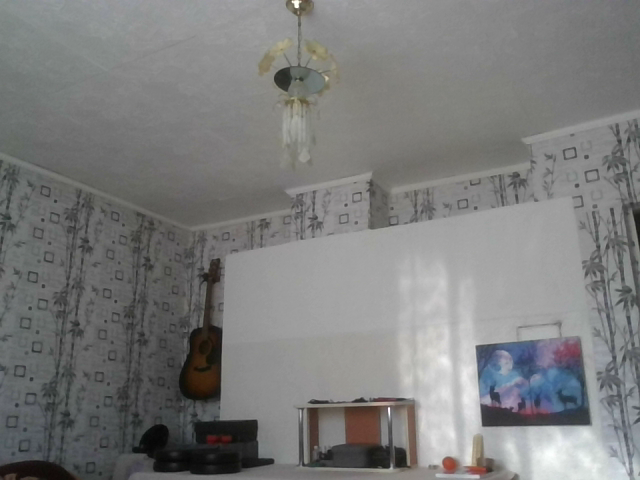
#> input picture image_processing/files/img_1.png, 640 x 480 px, given in place of img_1.jpg, which was not available
$ python 11_fourier.py
#> lines starting #> are read from the running program, lines starting #| are printed output that depends on the picture; pictures that were not available may be replaced by others from this repository, and a replacement may not be noted
import cv2
import numpy as np
import matplotlib.pyplot as plt

img = cv2.imread('image_processing_examples/files/fourier/img_1.jpg', cv2.IMREAD_GRAYSCALE)
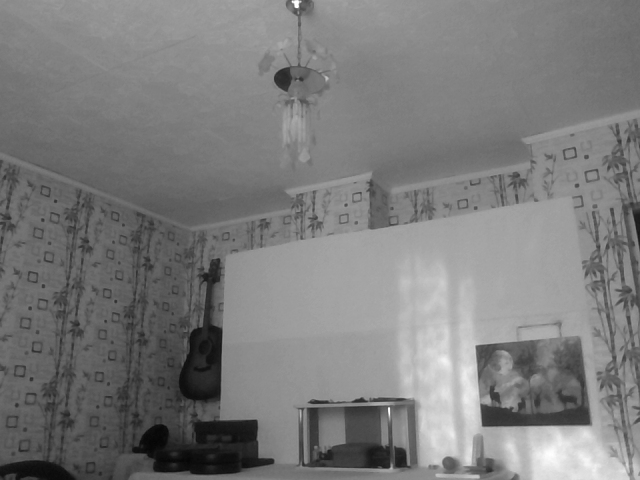
#> img: shape (480, 640); min 6, max 255, mean 123.6
if img is None:
    raise ValueError("Could not open or find the image!")

# 2. Optimizing the size of the image for DFT (Discrete Fourier Transform)
rows, cols = img.shape
#> rows = 480; cols = 640
nrows = cv2.getOptimalDFTSize(rows)
#> nrows = 480
ncols = cv2.getOptimalDFTSize(cols)
#> ncols = 640
right = ncols - cols
#> right = 0
bottom = nrows - rows
#> bottom = 0
nimg = cv2.copyMakeBorder(img, 0, bottom, 0, right, cv2.BORDER_CONSTANT, value=0)

# 3. DFT calculation
dft = cv2.dft(np.float32(nimg), flags=cv2.DFT_COMPLEX_OUTPUT)

# 4. Shift the zero-frequency component to the center of the spectrum
dft_shift = np.fft.fftshift(dft)

# 5. Calculate the magnitude spectrum
magnitude_spectrum = cv2.magnitude(dft_shift[:, :, 0], dft_shift[:, :, 1])

# 6. Scale the magnitude spectrum for better visualization
magnitude_spectrum = 20 * np.log(magnitude_spectrum + 1)
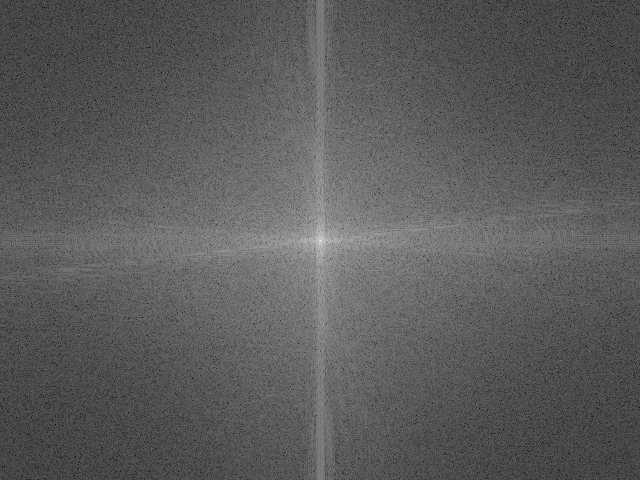
#> magnitude_spectrum: shape (480, 640) float32; min 22.68, max 349, mean 139.8; drawn with min black and max white

# 7. Display the original image and the magnitude spectrum
plt.subplot(221), plt.imshow(img, cmap='gray')
plt.title('Original Image'), plt.xticks([]), plt.yticks([])
plt.subplot(222), plt.imshow(magnitude_spectrum, cmap='gray')
plt.title('Magnitude Spectrum'), plt.xticks([]), plt.yticks([])

# 8. Display the phase spectrum
mask = np.zeros((nrows, ncols, 2), np.uint8)
offset = 100
mask[rows//2 - offset:rows//2 + offset, cols//2 - offset:cols//2 + offset] = 1
dft_shift_mask = dft_shift * mask

# 9. Calculate the magnitude spectrum
magnitude_spectrum = cv2.magnitude(dft_shift_mask[:, :, 0], dft_shift_mask[:, :, 1])

# 10. Scale the magnitude spectrum for better visualization
magnitude_spectrum = 20 * np.log(magnitude_spectrum + 1)
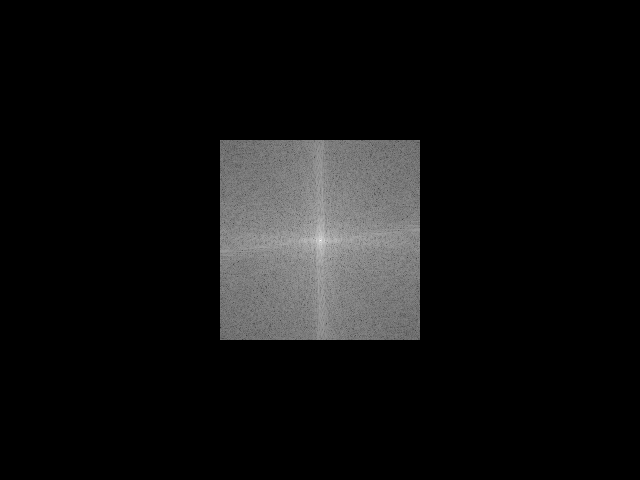
#> magnitude_spectrum: shape (480, 640) float32; min 0, max 349, mean 23.1; drawn with min black and max white

plt.subplot(224), plt.imshow(magnitude_spectrum, cmap='gray')
plt.title('Low Pass Filtered Magnitude Spectrum'), plt.xticks([]), plt.yticks([])

dft_ishift = np.fft.ifftshift(dft_shift_mask)
img_back_lp = cv2.idft(dft_ishift)
img_back_lp = cv2.magnitude(img_back_lp[:, :, 0], img_back_lp[:, :, 1])

plt.subplot(223), plt.imshow(img_back_lp, cmap='gray')
plt.title('Low Pass Filtered Image'), plt.xticks([]), plt.yticks([])

plt.show()
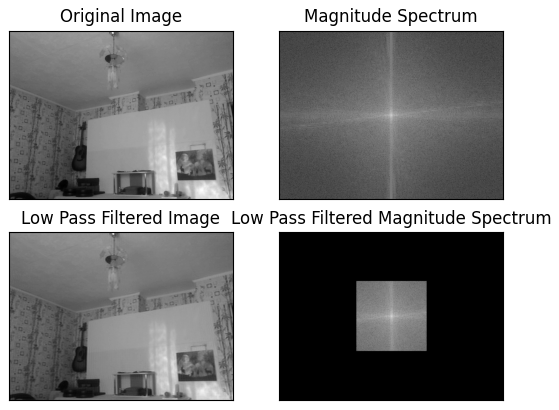
#> figure drawn by matplotlib, 4 panels

$ run again, with image_processing/files/img_2.png copied over image_processing/files/img_1.png
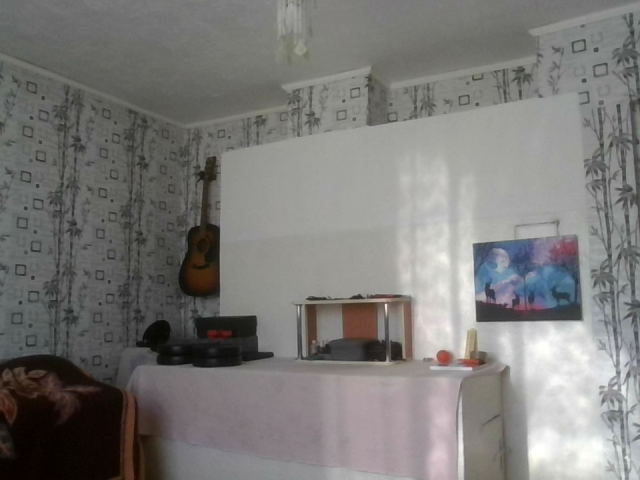
#> input picture image_processing/files/img_2.png, 640 x 480 px, given in place of img_1.jpg, which was not available
#> `magnitude_spectrum = 20 * np.log(magnitude_spectrum + 1)`:
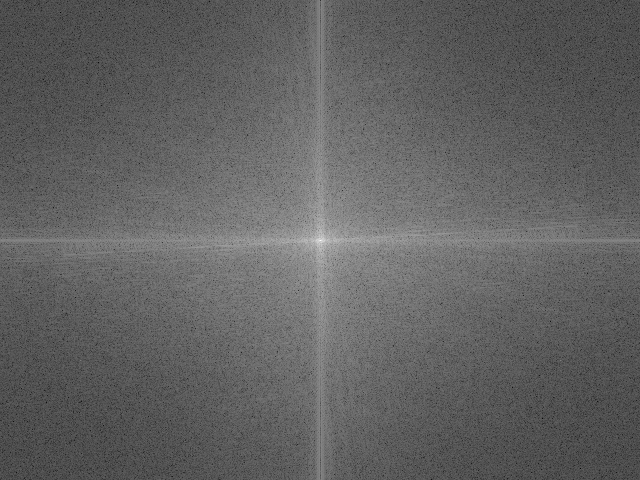
#> magnitude_spectrum: shape (480, 640) float32; min 10.93, max 348.7, mean 140.5; drawn with min black and max white
#> `plt.show()`:
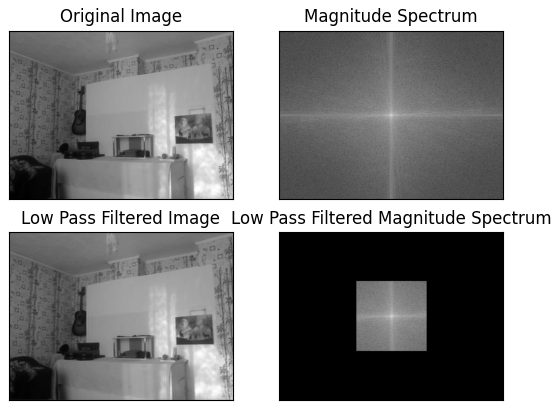
#> figure drawn by matplotlib, 4 panels

$ run again, with image_processing/files/img1.jpeg saved as image_processing/files/img_1.png
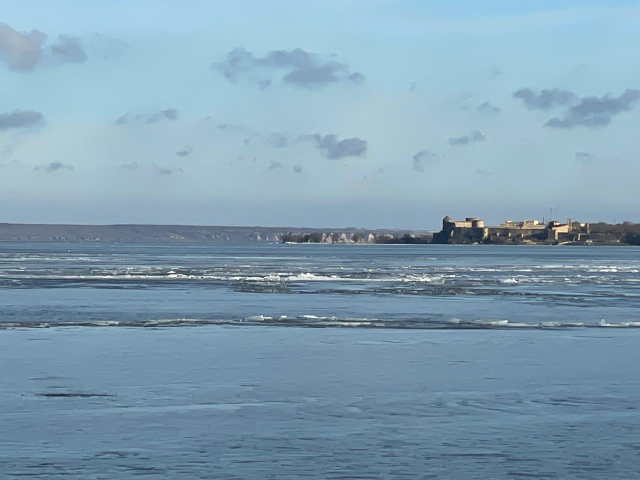
#> input picture image_processing/files/img1.jpeg, 1280 x 960 px, given in place of img_1.jpg, which was not available (shown at 1/2 size)
#> `magnitude_spectrum = 20 * np.log(magnitude_spectrum + 1)`:
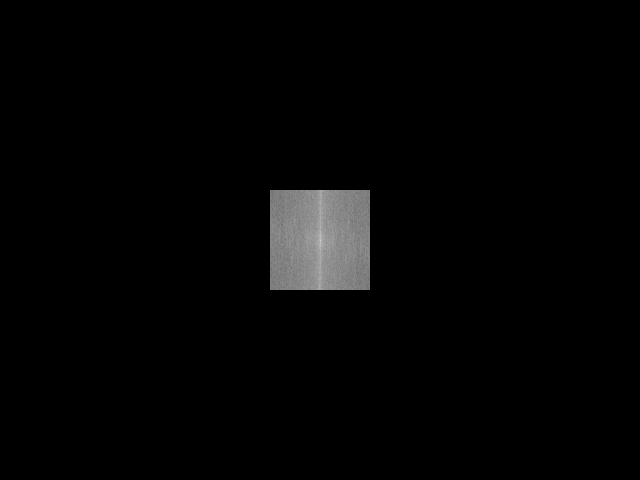
#> magnitude_spectrum: shape (960, 1280) float32 (shown at 1/2 size); min 0, max 381, mean 6.7; drawn with min black and max white
#> `img_back_lp = cv2.magnitude(img_back_lp[:, :, 0], img_back_lp[:, :, 1])`:
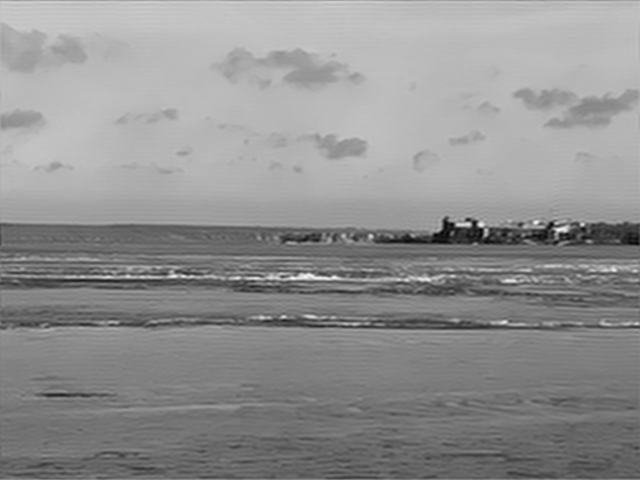
#> img_back_lp: shape (960, 1280) float32 (shown at 1/2 size); min 24669082, max 311073536, mean 187392672; drawn with min black and max white

$ run again, with image_processing/files/img2.jpeg saved as image_processing/files/img_1.png
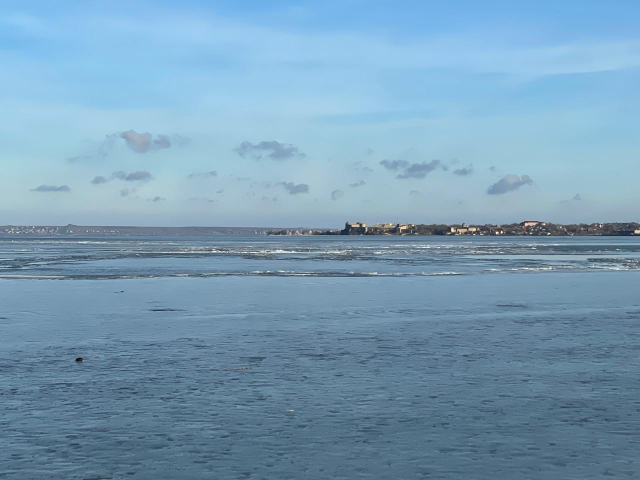
#> input picture image_processing/files/img2.jpeg, 1280 x 960 px, given in place of img_1.jpg, which was not available (shown at 1/2 size)
#> `magnitude_spectrum = 20 * np.log(magnitude_spectrum + 1)`:
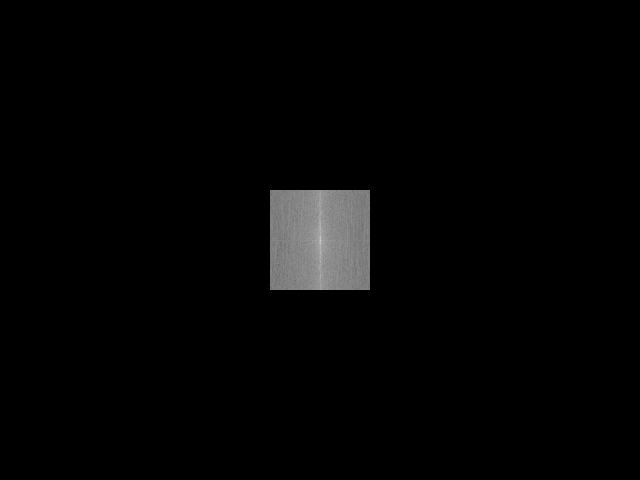
#> magnitude_spectrum: shape (960, 1280) float32 (shown at 1/2 size); min 0, max 380.5, mean 6.5; drawn with min black and max white
#> `plt.show()`:
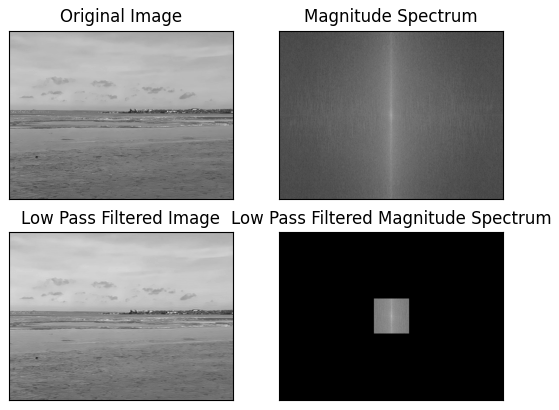
#> figure drawn by matplotlib, 4 panels
